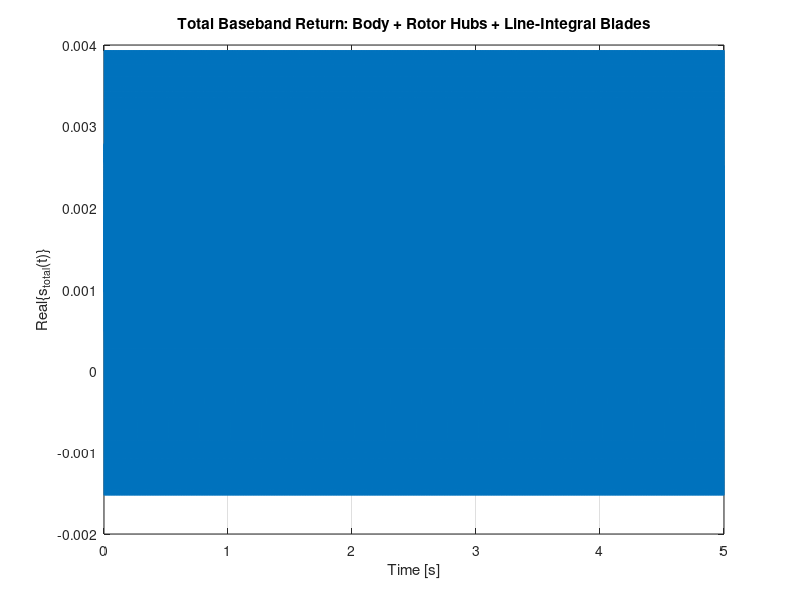
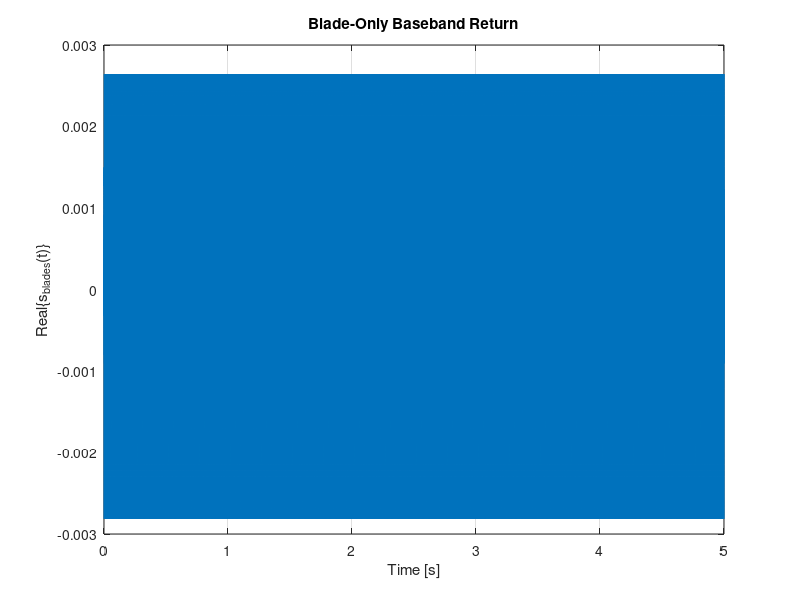

Write the MATLAB code that produced these figures, in order. (Note: this script raises an error after producing the figures.)
%% ================================================================
%  Hovering Hexacopter Micro-Doppler Simulation
%  - Body + rotor hubs: point scattering model
%  - Rotor blades: closed-form line-integral scattering model
%  - Far-field approximation for body, hubs, and blades
%
%  Coordinate definition:
%    Radar coordinates:      (X, Y, Z), radar at Q = [0;0;0]
%    Reference coordinates:  (X',Y',Z'), origin at hexacopter center O
%    Local coordinates:      (x, y, z), same origin and same orientation
%
%  Hovering case:
%    No translation motion
%    No body rotation motion
%    Only rotor blade rotations exist
%
%  Important convention:
%    +spin_sign = CCW when viewed from +z axis
%    -spin_sign = CW  when viewed from +z axis
% ================================================================

clear; close all; clc;

%% 1. Radar parameters
c = 3e8;                % speed of light
lambda = 0.0517;        % wavelength, C-band
fc = c / lambda;        % carrier frequency

fprintf('Carrier frequency fc = %.3f GHz\n', fc/1e9);

%% 2. Radar-to-hexacopter geometry
% hexacopter center O expressed in radar coordinates
O_radar = [50; 0; 20];

R0 = norm(O_radar);                                      % distance from radar Q to hexacotper center O
alpha = atan2(O_radar(2), O_radar(1));                   % azimuth angle
beta = atan2(O_radar(3), hypot(O_radar(1), O_radar(2))); % elevation angle

alpha_deg = rad2deg(alpha);
beta_deg  = rad2deg(beta);

fprintf('R0    = %.3f m\n', R0);
fprintf('alpha = %.3f deg\n', alpha_deg);
fprintf('beta  = %.3f deg\n', beta_deg);

% unit LOS vector from radar Q from hexacopter center O
u_LOS = O_radar / R0;

%% 3. Hexacopter geometry: regular hexagon configuration
NR = 6;             % number of rotors

% rotor center distance from hexacopter center O
rotor_radius = sqrt(0.2^2 + 0.2^2);

% hexacopter yaw offset in local coordinates
psi_frame = deg2rad(0);

% rotor angular positions around O in x-y plane
psi_rotor = psi_frame + (0:NR-1) * 2*pi/NR;

% rotor hub positions in local coordinates
rotor_local = rotor_radius * ...
    [cos(psi_rotor);
     sin(psi_rotor);
     zeros(1,NR)];

% alternating spin directions for hexacopter
spin_sign = [+1,-1,+1,-1,+1,-1];

fprintf('\nRotor centers in local/reference coordinates [m]:\n');
disp(rotor_local);

%% 4. Rotor blade parameters
NB = 2;                             % number of blades per rotor

blade_root = 0.0;                   % blade root radius from rotor hub
blade_tip = 0.07;                   % blade tip radius from rotor hub
blade_len = blade_tip - blade_root; % length of blade
blade_mid = 0.5 * (blade_root + blade_tip);

blade_width = 0.025;                % not explicitly used in 1-D line model

% hovering rotor speed
Omega_rps = 100;                    % rotor rotation rate
omega = 2*pi*Omega_rps;             % rotor angluar speed

% initial rotor phases
rng(15);
phi0 = 2*pi*rand(1, NR);
% phi0 = 2*pi*zeros(1, NR);

%% 5. Scattering amplitude parameters
sigma_body = 1e-2;                  % body point-scatterer amplitude scale
sigma_rotorHub = 1e-3;              % each rotor hub point-scatterer ampltiude scale
sigma_blade = 2e-2;                 % each blade line-scatterer amplitude scale

removeStaticMeanForTF = false;       % recommended when body/hub returns are nonzero

%% 6. Slow-time sampling
u_xy_norm = norm(u_LOS(1:2));

fd_max_approx = 2 * omega * blade_tip * u_xy_norm / lambda;

fprintf('Approx. max blade-tip micro-Doppler = %.1f Hz\n', fd_max_approx);

fs_slow = 125e3;                      % slow-time sampling rate
Tobs = 5;                         % observation time

t = 0:1/fs_slow:Tobs-1/fs_slow;
Nt = numel(t);

fprintf('Slow-time fs = %.1f Hz, Tobs = %.3f s, Nt = %d\n', ...
    fs_slow, Tobs, Nt);

%% 7. static point-scatterer returns: body and rotor hubs
% body
R_body = R0;
s_body = sigma_body * exp(-1j*4*pi/lambda * R_body) * ones(1,Nt);

% rotor hubs
s_rotorHubs = zeros(1,Nt);

for j=1:NR
    R_hub = R0 + u_LOS.' * rotor_local(:,j);

    s_rotorHubs = s_rotorHubs + ...
        sigma_rotorHub * exp(-1j*4*pi/lambda * R_hub) * ones(1,Nt);
end

%% 8. Rotor blade line-integral returns
s_blades = zeros(1,Nt);             % total blade return from all rotors
s_rotorBlades = zeros(NR,Nt);       % blade return grouped by rotor
s_eachBlade = zeros(NR,NB,Nt);      % optional storage for debugging

for j = 1:NR

    % rotor hub projection onto radar LOS
    c_proj = u_LOS.' * rotor_local(:,j);

    % static two-way phase due to center range and rotor hub offset
    rotor_static_phase = exp(-1j*4*pi/lambda * (R0 + c_proj));

    % total blade return from j-th rotor
    s_rotor_j = zeros(1,Nt);

    for k = 0:NB-1

        % blade angle in local coordinates
        theta_jk = spin_sign(j)*omega*t + phi0(j) + 2*pi*k/NB;

        % unit vector along blade direction in lcoal coordinates
        e_jk = [cos(theta_jk);
                sin(theta_jk);
                zeros(1,Nt)];

        % LOS projection of blade direction
        gamma_jk = u_LOS.' * e_jk;

        % closed-form line-integral result
        % closed form:
        %   L * exp(-j*K*r_mid*gamma) *
        %   sinc( K*L*gamma/(2*pi) )
        %
        % MATLAB sinc(x) = sin(pi*x)/(pi*x), so:
        %   K*L/(2*pi) = 2*L/lambda
        sinc_arg = 4/lambda * blade_len/2 .* gamma_jk;

        line_integral_jk = ...
            blade_len .* ...
            exp(-1j*4*pi/lambda * blade_mid .* gamma_jk) .* ...
            sinc(sinc_arg);

        % blade return 
        s_jk = sigma_blade * rotor_static_phase .* line_integral_jk;

        % store individual blade return
        s_eachBlade(j, k+1, :) = reshape(s_jk, 1, 1, []);

        % sum blades belonging to same rotor
        s_rotor_j = s_rotor_j + s_jk;
    end

    % store total blade return from j-th rotor
    s_rotorBlades(j, :) = s_rotor_j;

    % sum all rotor blade returns
    s_blades = s_blades + s_rotor_j;
end

%% 9. Total received baseband signal
s_total = s_body + s_rotorHubs + s_blades;

% Signal used for time-frequency analysis
% Static point scatterers produce a strong zero-Doppler component.
if removeStaticMeanForTF
    s_tf = s_total - mean(s_total);
else
    s_tf = s_total;
end

%% 10. Analytical blade-tip Doppler guide curves
fd_tip = zeros(NR*NB, Nt);
idx = 0;

for j = 1:NR
    for k = 1:NB
        idx = idx + 1;

        theta = spin_sign(j)*omega*t + phi0(j) + 2*pi*(k-1)/NB;

        % Tip velocity in local/reference coordinates
        vx = -blade_tip * spin_sign(j) * omega .* sin(theta);
        vy =  blade_tip * spin_sign(j) * omega .* cos(theta);
        vz = zeros(1, Nt);

        v_tip = [vx; vy; vz];

        % Radial velocity under far-field approximation
        Rdot_tip = u_LOS.' * v_tip;

        % Monostatic Doppler frequency
        fd_tip(idx, :) = -(2/lambda) * Rdot_tip;
    end
end

%% 11. Plot : time-domain basband signal
figure('Name','Received Baseband Signal');
plot(t, real(s_total), 'LineWidth', 1.0); grid on;
xlabel('Time [s]');
ylabel('Real\{s_{total}(t)\}');
title('Total Baseband Return: Body + Rotor Hubs + Line-Integral Blades');

figure('Name','Blade-Only Baseband Signal');
plot(t, real(s_blades), 'LineWidth', 1.0); grid on;
xlabel('Time [s]');
ylabel('Real\{s_{blades}(t)\}');
title('Blade-Only Baseband Return');

%% 12. Plot: micro-Doppler spectrogram
winLen = 512;
win = hamming(winLen, 'periodic');
noverlap = round(0.90 * winLen);
nfft = 1024;

[S, F, Tspec] = spectrogram(s_tf, win, noverlap, nfft, fs_slow, 'centered');

SdB = 20*log10(abs(S) ./ (max(abs(S(:))) + eps) + eps);

figure('Name','Micro-Doppler Spectrogram');
imagesc(Tspec, F, SdB);
axis xy;
% ylim(1.5 * [-fd_max_approx fd_max_approx]);
ylim([-3000 3000]);
clim([-40 0]);
grid on;
colorbar;
colormap(jet);
xlabel('Time [s]');
ylabel('Doppler frequency [Hz]');
title('Hovering Hexacopter Micro-Doppler Signature');

% % Optional analytical blade-tip guide curves
% hold on;
% plot(t, fd_tip, 'w--', 'LineWidth', 0.4);
% hold off;

%% 13. Plot: blade-only spectrogram
% [Sb, Fb, Tb] = spectrogram(s_blades, win, noverlap, nfft, fs_slow, 'centered');
% 
% Sb_dB = 20*log10(abs(Sb) ./ (max(abs(Sb(:))) + eps) + eps);
% 
% figure('Name','Blade-Only Micro-Doppler Spectrogram');
% imagesc(Tb, Fb, Sb_dB);
% axis xy;
% ylim(1.5 * [-fd_max_approx fd_max_approx]);
% clim([-40 0]);
% grid on;
% colorbar;
% colormap(jet);
% xlabel('Time [s]');
% ylabel('Doppler frequency [Hz]');
% title('Blade-Only Hovering Hexacopter Micro-Doppler Signature');

% hold on;
% plot(t, fd_tip, 'w--', 'LineWidth', 0.4);
% hold off;

%% 14. Plot: power spectrum
NfftSpec = 2^nextpow2(Nt);
Sfreq = fftshift(fft(s_tf, NfftSpec));
faxis = (-NfftSpec/2:NfftSpec/2-1) * fs_slow/NfftSpec;

figure('Name','Power Spectrum');
plot(faxis, 20*log10(abs(Sfreq)./(max(abs(Sfreq)) + eps) + eps), ...
    'LineWidth', 1.0);
grid on;
xlim(1.5 * [-fd_max_approx fd_max_approx]);
ylim([-80 5]);
xlabel('Doppler frequency [Hz]');
ylabel('Normalized magnitude [dB]');
title('Power Spectrum of Hovering Hexacopter Return');

%% 15. Plot: per-rotor blade returns
% figure('Name','Per-Rotor Blade Return Magnitudes');
% hold on; grid on;
% 
% for j = 1:NR
%     plot(t, abs(s_rotorBlades(j, :)), 'LineWidth', 0.8);
% end
% 
% xlabel('Time [s]');
% ylabel('|s_{rotor,j}(t)|');
% title('Per-Rotor Blade Return Magnitudes');
% legend(arrayfun(@(j) sprintf('Rotor %d', j), 1:NR, 'UniformOutput', false), ...
%     'Location', 'best');

%% 16. Plot: 3-D geometry
figure('Name','3-D Geometry');
hold on; grid on; axis equal;

% Radar Q
plot3(0, 0, 0, 'kp', 'MarkerSize', 12, 'MarkerFaceColor', 'k');
text(0, 0, 0, '  Q: Radar', 'FontSize', 10);

% Radar coordinate axes at Q
radarAxisLen = 5;
quiver3(0, 0, 0, radarAxisLen, 0, 0, ...
    'LineWidth', 1.0, 'MaxHeadSize', 1.0);
text(radarAxisLen, 0, 0, ' X');

quiver3(0, 0, 0, 0, radarAxisLen, 0, ...
    'LineWidth', 1.0, 'MaxHeadSize', 1.0);
text(0, radarAxisLen, 0, ' Y');

quiver3(0, 0, 0, 0, 0, radarAxisLen, ...
    'LineWidth', 1.0, 'MaxHeadSize', 1.0);
text(0, 0, radarAxisLen, ' Z');

% Hexacopter center O
plot3(O_radar(1), O_radar(2), O_radar(3), 'ro', ...
    'MarkerSize', 9, 'MarkerFaceColor', 'r');
text(O_radar(1), O_radar(2), O_radar(3), ...
    '  O: Hexacopter center', 'FontSize', 10);

% LOS from Q to O
plot3([0 O_radar(1)], [0 O_radar(2)], [0 O_radar(3)], ...
    'k--', 'LineWidth', 1.0);

% Reference/local coordinate axes at O
axisLen = 0.45;

quiver3(O_radar(1), O_radar(2), O_radar(3), axisLen, 0, 0, ...
    'LineWidth', 1.3, 'MaxHeadSize', 1.0);
text(O_radar(1)+axisLen, O_radar(2), O_radar(3), ' x / X''');

quiver3(O_radar(1), O_radar(2), O_radar(3), 0, axisLen, 0, ...
    'LineWidth', 1.3, 'MaxHeadSize', 1.0);
text(O_radar(1), O_radar(2)+axisLen, O_radar(3), ' y / Y''');

quiver3(O_radar(1), O_radar(2), O_radar(3), 0, 0, axisLen, ...
    'LineWidth', 1.3, 'MaxHeadSize', 1.0);
text(O_radar(1), O_radar(2), O_radar(3)+axisLen, ' z / Z''');

% Draw rotor hubs, arms, blade disks, and blades at t = 0
theta_circle = linspace(0, 2*pi, 200);

for j = 1:NR

    hub = O_radar + rotor_local(:, j);

    % Arm from O to rotor hub
    plot3([O_radar(1) hub(1)], ...
          [O_radar(2) hub(2)], ...
          [O_radar(3) hub(3)], ...
          'k-', 'LineWidth', 1.0);

    % Rotor hub
    plot3(hub(1), hub(2), hub(3), 'bo', ...
        'MarkerSize', 8, 'MarkerFaceColor', 'b');

    if spin_sign(j) > 0
        dirText = 'CCW';
    else
        dirText = 'CW';
    end

    text(hub(1), hub(2), hub(3), ...
        sprintf('  R%d (%s)', j, dirText), 'FontSize', 9);

    % Rotor disk circle
    circle = hub + blade_tip * ...
        [cos(theta_circle);
         sin(theta_circle);
         zeros(size(theta_circle))];

    plot3(circle(1, :), circle(2, :), circle(3, :), ...
        ':', 'LineWidth', 0.8);

    % Rotation direction arrow on rotor disk
    arrow_theta = psi_rotor(j) + pi/4;
    p_arrow = hub + blade_tip * ...
        [cos(arrow_theta);
         sin(arrow_theta);
         0];

    tangent = spin_sign(j) * ...
        [-sin(arrow_theta);
          cos(arrow_theta);
          0];

    quiver3(p_arrow(1), p_arrow(2), p_arrow(3), ...
        0.03*tangent(1), 0.03*tangent(2), 0.03*tangent(3), ...
        'LineWidth', 1.2, 'MaxHeadSize', 2.0);

    % Blades at t = 0
    for k = 1:NB
        theta0 = phi0(j) + 2*pi*(k-1)/NB;

        u0 = [cos(theta0);
              sin(theta0);
              0];

        p_root = hub + blade_root * u0;
        p_tip  = hub + blade_tip  * u0;

        plot3([p_root(1) p_tip(1)], ...
              [p_root(2) p_tip(2)], ...
              [p_root(3) p_tip(3)], ...
              'LineWidth', 2.0);
    end
end

xlabel('X [m]');
ylabel('Y [m]');
zlabel('Z [m]');
title('Radar, Reference/Local Coordinates, Hexacopter Hubs, and Blades at t = 0');
view(35, 25);

%% 17. Plot: magnified top view around O
figure('Name','Magnified Top View Around Hexacopter Center');
hold on; grid on; axis equal;

% Local coordinate top-view, centered at O
plot(0, 0, 'ro', 'MarkerSize', 9, 'MarkerFaceColor', 'r');
text(0, 0, '  O', 'FontSize', 10);

% Local x-y axes
quiver(0, 0, 0.5, 0, 'LineWidth', 1.2, 'MaxHeadSize', 1.0);
text(0.52, 0, 'x / X''');

quiver(0, 0, 0, 0.5, 'LineWidth', 1.2, 'MaxHeadSize', 1.0);
text(0, 0.52, 'y / Y''');

for j = 1:NR

    hub_local = rotor_local(:, j);

    % Arm
    plot([0 hub_local(1)], [0 hub_local(2)], ...
        'k-', 'LineWidth', 1.0);

    % Hub
    plot(hub_local(1), hub_local(2), 'bo', ...
        'MarkerSize', 8, 'MarkerFaceColor', 'b');

    if spin_sign(j) > 0
        dirText = 'CCW';
    else
        dirText = 'CW';
    end

    text(hub_local(1), hub_local(2), ...
        sprintf('  R%d (%s)', j, dirText), 'FontSize', 9);

    % Rotor disk
    plot(hub_local(1) + blade_tip*cos(theta_circle), ...
         hub_local(2) + blade_tip*sin(theta_circle), ...
         ':', 'LineWidth', 0.8);

    % Blades at t = 0
    for k = 1:NB
        theta0 = phi0(j) + 2*pi*(k-1)/NB;

        u0 = [cos(theta0);
              sin(theta0)];

        p_root = hub_local(1:2) + blade_root * u0;
        p_tip  = hub_local(1:2) + blade_tip  * u0;

        plot([p_root(1) p_tip(1)], ...
             [p_root(2) p_tip(2)], ...
             'LineWidth', 2.0);
    end
end

xlabel('x / X'' [m]');
ylabel('y / Y'' [m]');
title('Magnified Top View: Hovering Hexacopter Geometry at t = 0');

%% 18. Summary print
fprintf('\n===== Hexacopter Simulation Summary =====\n');
fprintf('Rotor configuration: regular hexagon\n');
fprintf('NR = %d rotors\n', NR);
fprintf('NB = %d blades per rotor\n', NB);
fprintf('Rotor radius from O = %.3f m\n', rotor_radius);
fprintf('Blade root = %.3f m, tip = %.3f m, length = %.3f m\n', ...
    blade_root, blade_tip, blade_len);
fprintf('Hovering rotor rate = %.1f rev/s\n', Omega_rps);
fprintf('Approx. fd max = %.1f Hz\n', fd_max_approx);
fprintf('Blade-passage period = %.6f s\n', 1/(NB*Omega_rps));
fprintf('Slow-time fs = %.1f Hz, Tobs = %.3f s\n', fs_slow, Tobs);
fprintf('Spin signs:\n');
disp(spin_sign);
